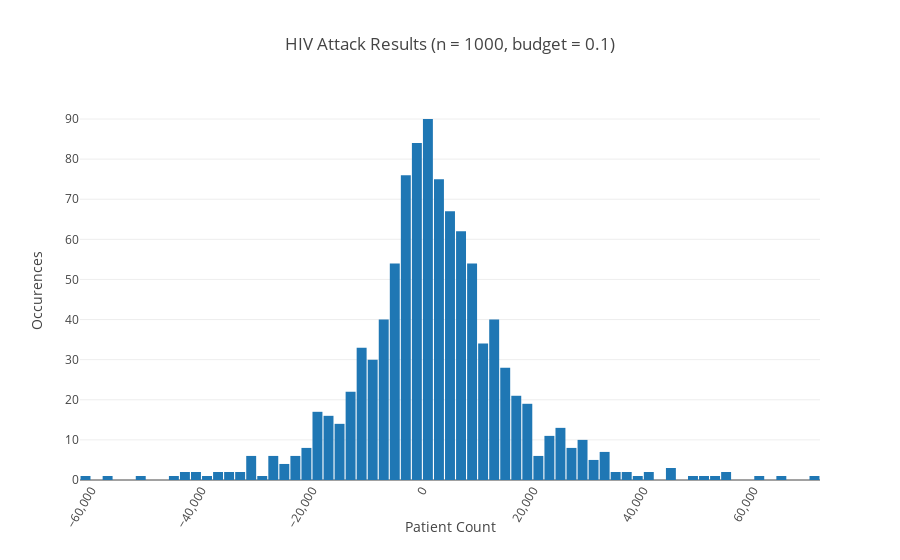
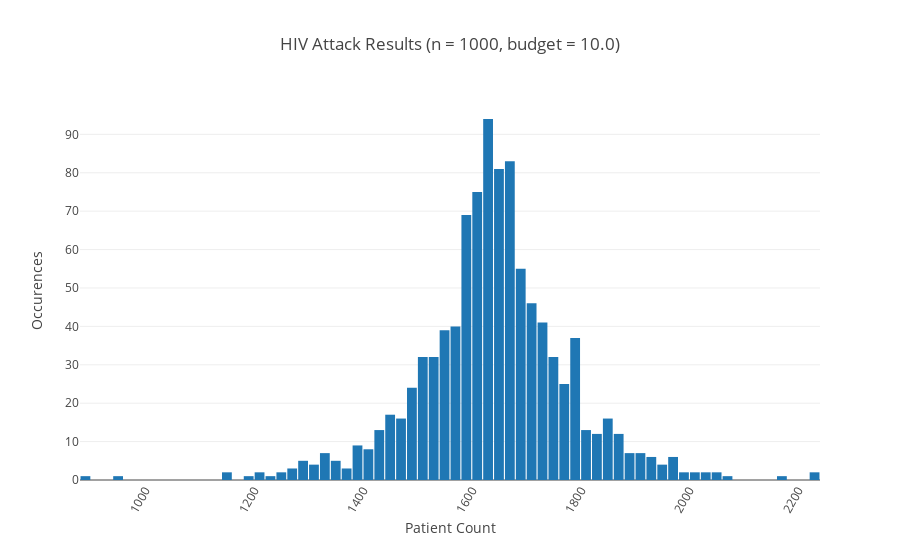

Write notebook code for charts like these, in order.
### Markdown cell above
## Repeat Query Attack

Even with this privacy mechanism applied, it is still possible to reconstruct the original value by running the query multiple times.

### Code cell
from plotly.offline import download_plotlyjs, init_notebook_mode, iplot
import plotly.graph_objs as go

init_notebook_mode(connected=True)

def run(button):
    results = []
    epsilon_i = budget.value / n.value
    
    for i in range(0, n.value):
        results.append(single_value_differential_privacy(query=simple_query, epsilon=epsilon_i))
        progress.value = (i + 1) / n.value * 100
        
    data = [go.Histogram(x=results)]
    layout = go.Layout(
        title='HIV Attack Results (n = {}, budget = {})'.format(n.value, budget.value), 
        xaxis={'title':'Patient Count', 'tickangle': 300, 'exponentformat': 'none'}, 
        yaxis={'title':'Occurences'},
        bargap=0.1)
    
    iplot({"data": data, "layout": layout})  

# Number of query runs (n)
n = widgets.BoundedIntText(value=1000, min=1, max=10000, description='n:')

# Privacy budget (\epsilon_{total})
budget = widgets.BoundedFloatText(value=0.1, min=0.001, description=r'$\epsilon_{total}$:')

# Fancy progress bar 🎩
progress = widgets.FloatProgress(min=0,max=100, step=1, description='Progress:')

button = widgets.Button(description="Run Attack")
button.on_click(run)

display(n)
display(budget)
display(progress)
display(button)

### Figure 1 — Plotly figure (JSON) as saved in the notebook; plotly's stock layout.template omitted (floating-point values rounded to 4 significant figures; data arrays with more than 128 entries replaced by an {"elided": "..."} marker saying what was removed)
{"data": [{"type": "histogram", "x": {"elided": "1000 int values"}}], "layout": {"bargap": 0.1, "title": "HIV Attack Results (n = 1000, budget = 0.1)", "xaxis": {"exponentformat": "none", "tickangle": 300, "title": "Patient Count"}, "yaxis": {"title": "Occurences"}}}

### Figure 2 — Plotly figure (JSON) as saved in the notebook; plotly's stock layout.template omitted (floating-point values rounded to 4 significant figures; data arrays with more than 128 entries replaced by an {"elided": "..."} marker saying what was removed)
{"data": [{"type": "histogram", "x": {"elided": "1000 int values"}}], "layout": {"bargap": 0.1, "title": "HIV Attack Results (n = 1000, budget = 10.0)", "xaxis": {"exponentformat": "none", "tickangle": 300, "title": "Patient Count"}, "yaxis": {"title": "Occurences"}}}
